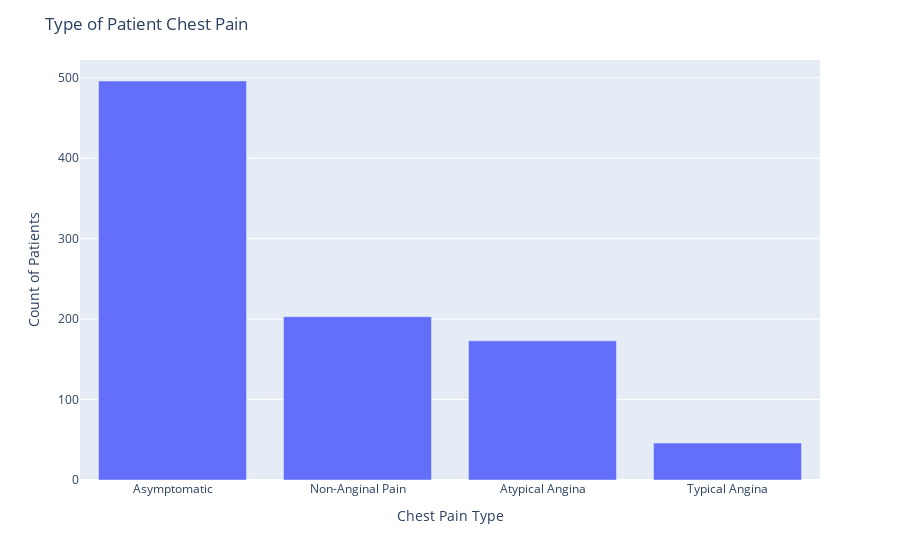

Notebook source saved alongside this figure:
### Markdown cell above
There are more male patients represented in the data than female patients (~80% men)

### Code cell
fig = categorical_ct(df, 'ChestPainType')
fig.update_layout(
    title="Type of Patient Chest Pain",
    xaxis_title="Chest Pain Type",
    yaxis_title="Count of Patients")

### Figure 1 — Plotly figure (JSON) as saved in the notebook; plotly's stock layout.template omitted (floating-point values rounded to 4 significant figures)
{"data": [{"alignmentgroup": "True", "hovertemplate": "x=%{x}<br>y=%{y}<extra></extra>", "legendgroup": "", "marker": {"color": "#636efa", "pattern": {"shape": ""}}, "name": "", "offsetgroup": "", "orientation": "v", "showlegend": false, "textposition": "auto", "type": "bar", "x": ["Asymptomatic", "Non-Anginal Pain", "Atypical Angina", "Typical Angina"], "xaxis": "x", "y": [496, 203, 173, 46], "yaxis": "y"}], "layout": {"barmode": "relative", "legend": {"tracegroupgap": 0}, "margin": {"t": 60}, "title": {"text": "Type of Patient Chest Pain"}, "xaxis": {"anchor": "y", "domain": [0, 1], "title": {"text": "Chest Pain Type"}}, "yaxis": {"anchor": "x", "domain": [0, 1], "title": {"text": "Count of Patients"}}}}
